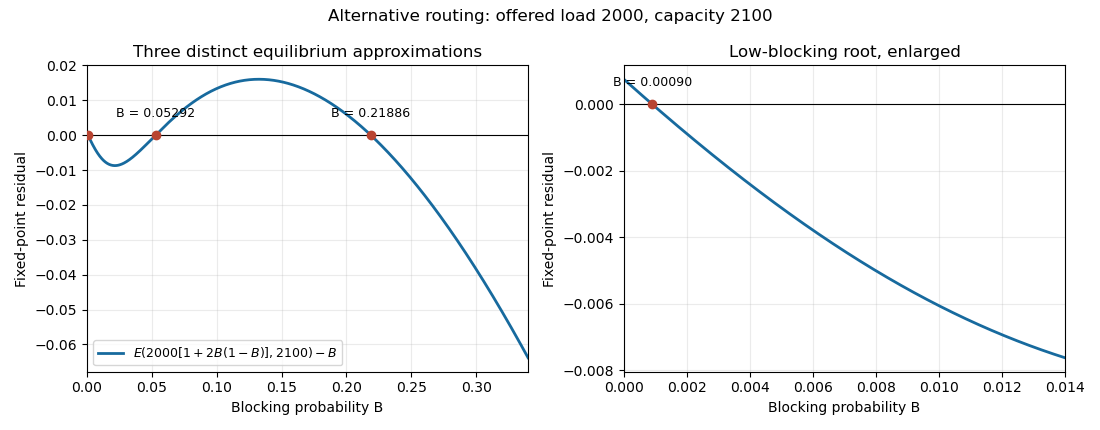

Here is the Python script that generated this plot:
"""Plot the alternative-routing residual; write the PNG to the caller's CWD.

Tested with Python 3.14, NumPy 2.3.5 and Matplotlib 3.10.7.
"""

from pathlib import Path

import matplotlib

matplotlib.use("Agg")
import matplotlib.pyplot as plt
import numpy as np


def erlang_b(load, capacity):
    """Stable recursion, vectorized over offered loads."""
    load = np.asarray(load, dtype=float)
    blocking = np.ones_like(load)
    for circuits in range(1, capacity + 1):
        blocking = load * blocking / (circuits + load * blocking)
    return blocking


def residual(blocking):
    return erlang_b(2000 * (1 + 2 * blocking * (1 - blocking)), 2100) - blocking


def root(left, right):
    left_sign = float(residual(left))
    for _ in range(55):
        middle = (left + right) / 2
        if float(residual(middle)) * left_sign > 0:
            left = middle
        else:
            right = middle
    return (left + right) / 2


def main():
    witnesses = np.array([0.0, 0.01, 0.125, 1.0])
    signs = residual(witnesses)
    if not (signs[0] > 0 and signs[1] < 0 and signs[2] > 0 and signs[3] < 0):
        raise ValueError("The chosen finite-capacity example lost its sign changes")
    roots = [root(a, b) for a, b in zip(witnesses[:-1], witnesses[1:])]
    fig, axes = plt.subplots(1, 2, figsize=(11, 4.3), dpi=100)
    fig.set_facecolor("white")
    for ax, end in zip(axes, [0.34, 0.014]):
        b = np.linspace(0, end, 1000)
        ax.plot(b, residual(b), color="#176a9e", linewidth=2,
                label=r"$E(2000[1+2B(1-B)],2100)-B$")
        ax.axhline(0, color="black", linewidth=0.8)
        for value in roots:
            if value < end:
                ax.scatter([value], [0], color="#b84431", zorder=3)
                if end < 0.02 or value > 0.01:
                    ax.annotate(f"B = {value:.5f}", (value, 0),
                                xytext=(0, 13), textcoords="offset points",
                                ha="center", fontsize=9)
        ax.set_xlim(0, end)
        ax.set_xlabel("Blocking probability B")
        ax.set_ylabel("Fixed-point residual")
        ax.grid(alpha=0.25)
    axes[0].set_title("Three distinct equilibrium approximations")
    axes[1].set_title("Low-blocking root, enlarged")
    axes[0].legend(fontsize=9, loc="lower left")
    fig.suptitle("Alternative routing: offered load 2000, capacity 2100")
    fig.tight_layout()
    output = Path.cwd() / "paper-30-erlang-fixed-points.png"
    fig.savefig(output, facecolor="white", transparent=False)
    plt.close(fig)
    print(f"{output.name}: roots {', '.join(f'{r:.8f}' for r in roots)}")


if __name__ == "__main__":
    main()
